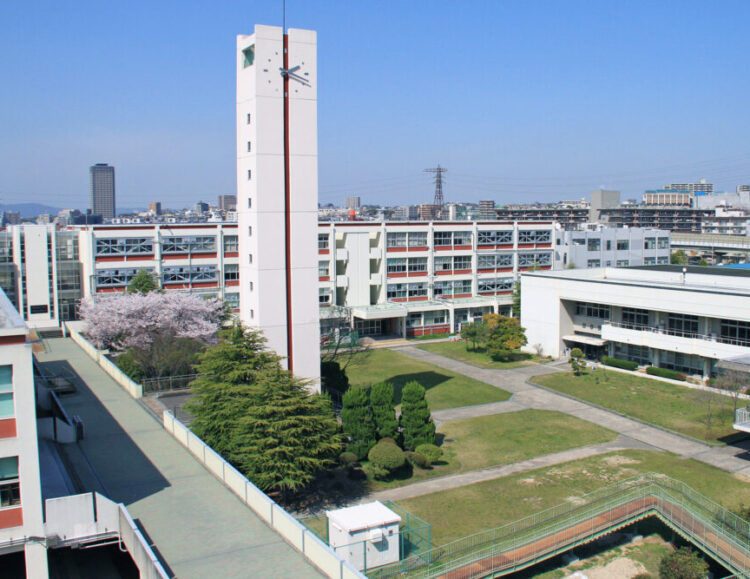
#> input picture src/opencv/src/opencv/background.jpg, 750 x 579 px
$ python adaptive.py
#> lines starting #> are read from the running program, lines starting #| are printed output that depends on the picture; after the words box and inside, x2 and y2 are one past the last pixel; in counts of white or black regions, pixels touching at a corner belong together
import cv2
img = cv2.imread("./background.jpg", 0)
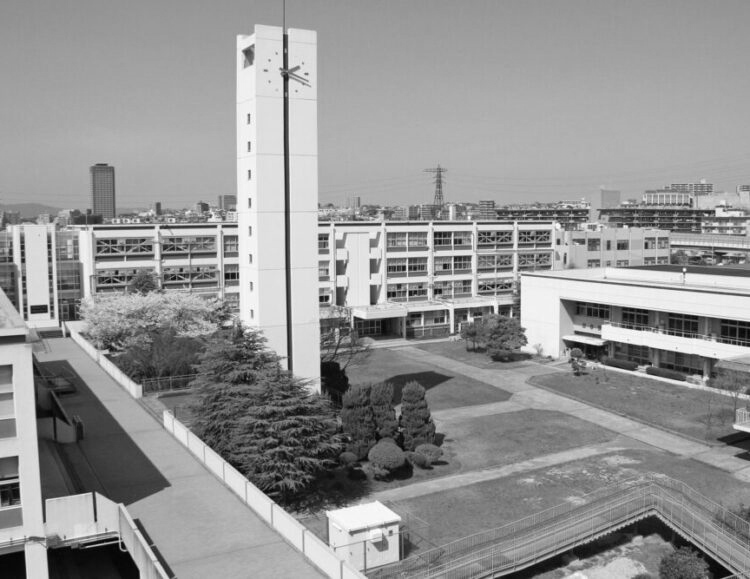
#> img: shape (579, 750); min 2, max 253, mean 148
dst = cv2.adaptiveThreshold(
    img, 255, cv2.ADAPTIVE_THRESH_GAUSSIAN_C, cv2.THRESH_BINARY, 21, 5)
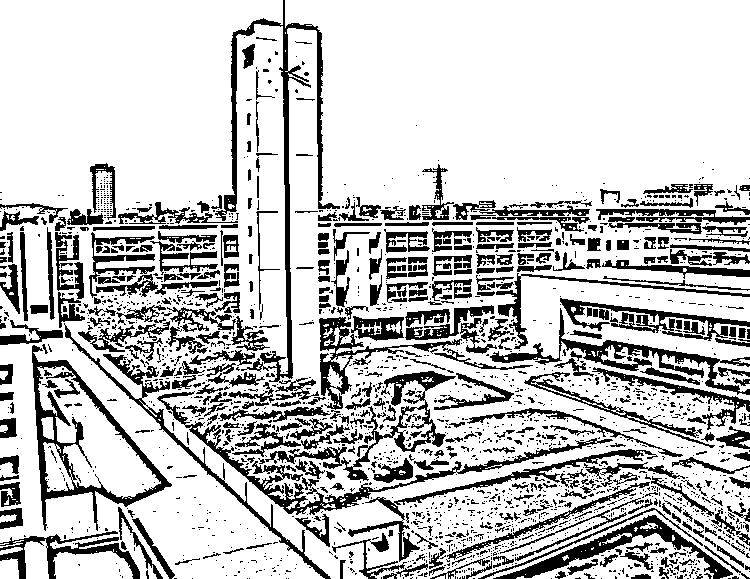
#> dst: shape (579, 750); 77.2% white; 2129 black regions (1682 under 20 px), largest, box (x1, y1, x2, y2) and area: (215, 0, 340, 400) 5090, (32, 345, 172, 531) 4049, (157, 391, 613, 515) 3817
dst_dark = (dst * 0.7).astype("uint8")
cv2.imshow("adaptive21", dst_dark)
cv2.imwrite("dst.jpg", dst_dark)

cv2.waitKey(0)
cv2.destroyAllWindows()
